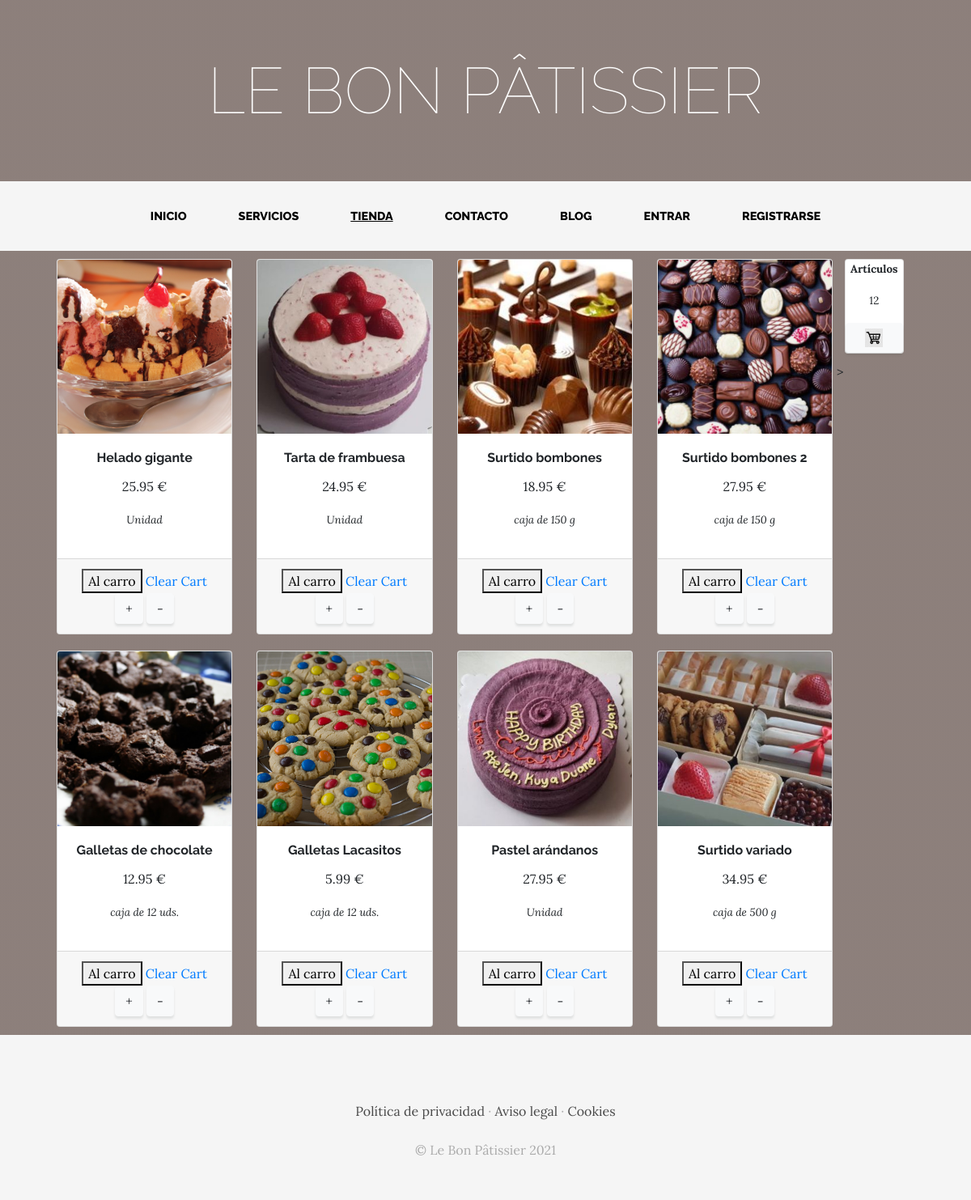
The app's page /marketplace/ with its own data.
### MarketplaceApp/models.py (models this page shows)
class Product(models.Model):
    name = models.CharField(max_length = 50)
    categories = models.ForeignKey(ProductCategory, on_delete = models.CASCADE)
    image = models.ImageField(upload_to = 'marketplace', null = True, blank = True)
    price = models.FloatField()
    price_by_unit = models.CharField(max_length = 20, null = True, blank = True)
    availability = models.BooleanField(default = True)
    created = models.DateTimeField(auto_now_add = True)
    updated = models.DateTimeField(auto_now_add = True)
    class Meta:
        verbose_name = 'product'
        verbose_name_plural = 'products'

### MarketplaceApp/views.py (the view)
# urls.py: path('', views.marketplace, name="Marketplace"),
def marketplace(request):
    products = Product.objects.all()
    return render(request, "MarketplaceApp/marketplace.html", {'products': products})

### MarketplaceApp/templates/MarketplaceApp/marketplace.html
{% extends "HomeApp/base.html" %}
{%load static %}
{% block content %}
<div class="container">
    <div style="float: right;">
        <div class="card" style="width: 60%; margin: 10px 10px;">
            <p class="card-text" style="font-size: smaller; text-align: center;"><b>Artículos</b></p>
            <p class="text-center" style="font-size: smaller;">12</p>
            <a href="{% url 'cart' %}" class="btn btn-light"><img src="../../../media/shoppingcart/carrito.jpeg" alt="Ir a caja" style="width: 50%;"></a>
        </div>>
    </div>
    <div class="row">
        {% for product in products %}
        <div class="col-lg-3 col-md-4 col-sm-6 col-xs-12">
            <div class="card" id="product" style="width: 100%; margin: 10px 10px;">
                <img src="{{product.image.url}}" class="card-img-top">
                <div class="card-body" style="text-align: center;">
                    <h6 class="card-title" style="font-weight: bold;">{{product.name}}</h6>
                    <p class="card-text">{{product.price}}&nbsp;€</p>
                    <p style="font-size: smaller;"><i>{{product.price_by_unit|default_if_none:'Unidad'}}</i></p>
                </div>
                <div class="card-footer text-center">
                    <a id="add" href="#"><button value={{ product }}>Al carro</button></a>
                    <a id="clear" href="#">Clear Cart</a>
                    <a id="up" href="{% url 'add' %}" class="btn btn-light" onclick="{{product.name }}">+</a>
                    <a id="down" href="{% url 'delete' %}" class="btn btn-light" onclick="{{product.name }}">-</a>
                </div>
            </div>
        </div>
        {% endfor %}
    </div>
</div>
{% endblock %}

### HomeApp/templates/HomeApp/base.html (shortened to what this page needs)
<html>
<head>
    {% load static %}
    <link href="{% static 'HomeApp/vendor/bootstrap/css/bootstrap.min.css' %}" rel="stylesheet">
    <link href="{% static 'HomeApp/css/gestion.css' %}" rel="stylesheet">
</head>
<body>
    <h1 class="site-heading text-center text-white d-none d-lg-block">
        <span class="site-heading-lower">Le Bon Pâtissier</span>
      </h1>
 <nav class="navbar navbar-expand-lg navbar-light py-lg-4" id="mainNav">
    <div class="container">
      <div class="collapse navbar-collapse" id="navbarResponsive">
        <ul class="navbar-nav mx-auto">
          <li class="nav-item {% if request.path == '/' %}active{% endif %} px-lg-4">
            <a class="nav-link text-uppercase text-expanded" href="{% url 'Home' %}">Inicio</a>
          </li>
          <li class="nav-item {% if request.path|slice:':10' == '/services/' %}active{% endif %} px-lg-4">
            <a class="nav-link text-uppercase text-expanded" href="{% url 'Services' %}">Servicios</a>
          </li>
          <li class="nav-item {% if request.path|slice:':13' == '/marketplace/' %}active{% endif %} px-lg-4">
            <a class="nav-link text-uppercase text-expanded" href="{% url 'Marketplace' %}">Tienda</a>
          </li>
          <li class="nav-item {% if request.path|slice:':9' == '/contact/' %}active{% endif %} px-lg-4">
            <a class="nav-link text-uppercase text-expanded" href="{% url 'Contact' %}">Contacto</a>
          </li>
          <li class="nav-item {% if request.path|slice:':6' == '/blog/' %}active{% endif %} px-lg-4">
            <a class="nav-link text-uppercase text-expanded" href="{% url 'Blog' %}">Blog</a>
          </li>
          {% if user.is_authenticated %}
          <li class="nav-item {% if request.path|slice:':7' == '/login/' %}active{% endif %} px-lg-4">
          <a class="nav-link text-uppercase text-expanded" href="{% url 'logout' %}">Salir</a>
          </li>
          <li>
          <a class="nav-link text-expanded" href="{% url 'password_reset' %}">Reset Password</a>
          </li>
          <li>
            <a href="#" class="nav-link text-expanded">Hola, {{user.username }}</a>
          </li>
          {% else %}
          <li class="nav-item {% if request.path|slice:':16' == '/accounts/login/' %}active{% endif %} px-lg-4">
          <a class="nav-link text-uppercase text-expanded" href="{% url 'login' %}">Entrar</a>
          </li>
          <li class="nav-item {% if request.path|slice:':17' == '/accounts/signup/' %}active{% endif %} px-lg-4">
            <a class="nav-link text-uppercase text-expanded" href="{% url 'signup' %}">Registrarse</a>
            </li>
          {% endif %}
        </ul>
      </div>
    </div>
  </nav>
  {% block content %}
  {% endblock %}
    <footer class="footer text-faded text-center py-5">
      <div class="container">
        <p class="m-0 mbt">
        	<a href="sample.html" class="link">Política de privacidad</a> ·
        	<a href="sample.html" class="link">Aviso legal</a> ·
        	<a href="sample.html" class="link">Cookies</a>
		</p>
        <p class="m-0 mbt1">&copy; Le Bon Pâtissier 2021</p>
      </div>
	</footer>
</body>
</html>

### HomeApp/static/HomeApp/css/gestion.css (style rules this page uses)
body { font-family: 'Lora'; background: linear-gradient(rgba(47, 23, 15, 0.55), rgba(47, 23, 15, 0.55)), url("../img/bg_main.jpeg"); background-attachment: fixed; background-position: center; background-size: cover; }
h1, h2, h3, h4, h5, h6 { font-family: 'Raleway'; }
p { line-height: 1.75; }
.text-faded { color: rgba(0, 0, 0, 0.3); }
.site-heading { margin-top: 5rem; margin-bottom: 5rem; text-transform: uppercase; line-height: 1; font-family: 'Raleway'; }
.site-heading .site-heading-lower { font-size: 5rem; font-weight: 100; line-height: 4rem; }
#mainNav { background-color: whitesmoke; font-family: 'Raleway'; }
#mainNav .navbar-nav .nav-item .nav-link { color: black; font-weight: 800; }
#mainNav .navbar-nav .nav-item.active .nav-link { color: black; text-decoration: underline; }
@media (min-width: 992px) { #mainNav .navbar-nav .nav-item .nav-link { font-size: 0.9rem; } }
.footer { background-color: whitesmoke; }
.btn { box-shadow: 0px 3px 3px 0px rgba(33, 37, 41, 0.1); }
.mbt { padding-top: 2rem; }
.mbt1 { padding-top: 1.25rem; }
a.link { color: rgba(0, 0, 0, 0.7); }

### records on screen
Product: image (picture), name "Helado gigante", price "25.95", price_by_unit "Unidad"
Product: image (picture), name "Tarta de frambuesa", price "24.95", price_by_unit "Unidad"
Product: image (picture), name "Surtido bombones", price "18.95", price_by_unit "caja de 150 g"
Product: image (picture), name "Surtido bombones 2", price "27.95", price_by_unit "caja de 150 g"
Product: image (picture), name "Galletas de chocolate", price "12.95", price_by_unit "caja de 12 uds."
Product: image (picture), name "Galletas Lacasitos", price "5.99", price_by_unit "caja de 12 uds."
Product: image (picture), name "Pastel arándanos", price "27.95", price_by_unit "Unidad"
Product: image (picture), name "Surtido variado", price "34.95", price_by_unit "caja de 500 g"
